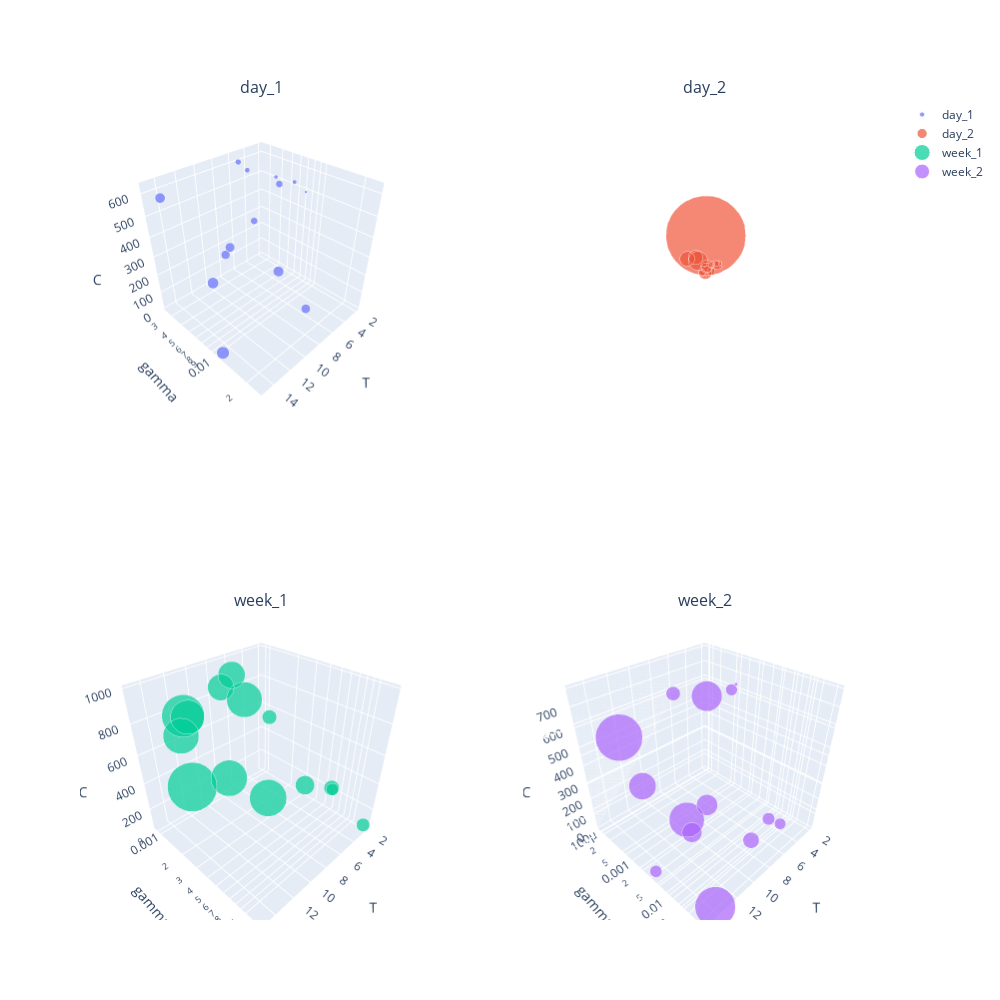

The notebook cell this image was saved under:
### Code cell
fig = make_subplots(
    rows=2,
    cols=2,
    specs=[
        [{'type': 'scene'}, {'type': 'scene'}],
        [{'type': 'scene'}, {'type': 'scene'}]
    ],
    subplot_titles=['day_1', 'day_2', 'week_1', 'week_2']
)
fig.add_traces(
    [go.Scatter3d(
        x=df['T'],
        y=df['gamma'],
        z=df['C'],
        mode='markers',
        marker_size=df['mse'] * 10,
        name=name,
        text=df['mse'],
        hovertemplate='T=%{x}<br>gamma=%{y}<br>C=%{z}<br>mse=%{text}'
    ) for df, name in [(day_1, 'day_1'), (day_2, 'day_2'), (week_1, 'week_1'), (week_2, 'week_2')]],
    rows=[1, 1, 2, 2],
    cols=[1, 2, 1, 2]
)
scene_dict = dict(
    xaxis_title='T',
    yaxis=dict(
        type='log',
        title='gamma'
    ),
    zaxis_title='C',
)
fig.update_layout(
    scene=scene_dict,
    scene2=scene_dict,
    scene3=scene_dict,
    scene4=scene_dict,
    width=1000,
    height=1000
)
fig.show()

### Figure 1 — Plotly figure (JSON) as saved in the notebook; plotly's stock layout.template omitted (floating-point values rounded to 4 significant figures)
{"data": [{"hovertemplate": "T=%{x}<br>gamma=%{y}<br>C=%{z}<br>mse=%{text}", "marker": {"size": [1.767, 2.852, 2.754, 3.464, 3.959, 4.822, 4.797, 7.129, 6.272, 6.456, 6.112, 7.622, 6.985, 8.574]}, "mode": "markers", "name": "day_1", "scene": "scene", "text": [0.1767, 0.2852, 0.2754, 0.3464, 0.3959, 0.4822, 0.4797, 0.7129, 0.6272, 0.6456, 0.6112, 0.7622, 0.6985, 0.8574], "type": "scatter3d", "x": [2, 3, 4, 5, 6, 7, 8, 9, 10, 11, 12, 13, 14, 15], "y": [0.007332, 0.006563, 0.005109, 0.003114, 0.003048, 0.008841, 0.006255, 0.01254, 0.02497, 0.006341, 0.007018, 0.006114, 0.002582, 0.01083], "z": [492.8, 547.7, 565.1, 571.0, 621.3, 625.6, 441.6, 301.5, 251.4, 376.8, 376.8, 236.9, 564.8, 8.17]}, {"hovertemplate": "T=%{x}<br>gamma=%{y}<br>C=%{z}<br>mse=%{text}", "marker": {"size": [2.02, 2.326, 6.077, 4.387, 55.32, 4.484, 5.536, 8.368, 7.37, 9.318, 4.471, 13.12, 10.13, 10.2]}, "mode": "markers", "name": "day_2", "scene": "scene2", "text": [0.202, 0.2326, 0.6077, 0.4387, 5.532, 0.4484, 0.5536, 0.8368, 0.737, 0.9318, 0.4471, 1.312, 1.013, 1.02], "type": "scatter3d", "x": [2, 3, 4, 5, 6, 7, 8, 9, 10, 11, 12, 13, 14, 15], "y": [0.01887, 0.02619, 0.02076, 0.02507, 0.000373, 0.02023, 0.03513, 0.0125, 0.02632, 0.03628, 0.02366, 0.008447, 0.007892, 0.0003334], "z": [20.16, 209.6, 138.6, 246.4, 818.0, 196.3, 47.18, 130.2, 161.9, 61.33, 12.92, 340.4, 457.0, 108.7]}, {"hovertemplate": "T=%{x}<br>gamma=%{y}<br>C=%{z}<br>mse=%{text}", "marker": {"size": [9.199, 8.469, 10.56, 9.949, 13.26, 18.32, 18.83, 25.66, 24.66, 23.69, 25.19, 24.84, 29.52, 34.3]}, "mode": "markers", "name": "week_1", "scene": "scene3", "text": [0.9199, 0.8469, 1.056, 0.9949, 1.326, 1.832, 1.883, 2.566, 2.466, 2.369, 2.519, 2.484, 2.952, 3.43], "type": "scatter3d", "x": [2, 3, 4, 5, 6, 7, 8, 9, 10, 11, 12, 13, 14, 15], "y": [0.01277, 0.006773, 0.007531, 0.001969, 0.00569, 0.0008705, 0.001521, 0.004277, 0.003189, 0.0009602, 0.00338, 0.001424, 0.002281, 0.003134], "z": [67.3, 276.0, 348.1, 683.1, 395.1, 835.9, 987.3, 366.5, 972.2, 750.3, 579.6, 740.5, 946.1, 626.4]}, {"hovertemplate": "T=%{x}<br>gamma=%{y}<br>C=%{z}<br>mse=%{text}", "marker": {"size": [2.171, 8.072, 8.548, 7.772, 9.771, 11.16, 14.56, 21.09, 13.7, 24.34, 18.79, 32.6, 27.99, 8.251]}, "mode": "markers", "name": "week_2", "scene": "scene4", "text": [0.2171, 0.8072, 0.8548, 0.7772, 0.9771, 1.116, 1.456, 2.109, 1.37, 2.434, 1.879, 3.26, 2.799, 0.8251], "type": "scatter3d", "x": [2, 3, 4, 5, 6, 7, 8, 9, 10, 11, 12, 13, 14, 15], "y": [0.0005975, 0.0007065, 0.01332, 0.03246, 8.856e-05, 0.01636, 0.001896, 0.002949, 0.00201, 0.00254, 0.0002976, 0.0001897, 0.05176, 0.003597], "z": [645.0, 638.9, 35.45, 110.6, 596.1, 21.81, 133.6, 771.5, 23.7, 169.9, 263.8, 543.2, 32.92, 31.11]}], "layout": {"annotations": [{"font": {"size": 16}, "showarrow": false, "text": "day_1", "x": 0.225, "xanchor": "center", "xref": "paper", "y": 1, "yanchor": "bottom", "yref": "paper"}, {"font": {"size": 16}, "showarrow": false, "text": "day_2", "x": 0.775, "xanchor": "center", "xref": "paper", "y": 1, "yanchor": "bottom", "yref": "paper"}, {"font": {"size": 16}, "showarrow": false, "text": "week_1", "x": 0.225, "xanchor": "center", "xref": "paper", "y": 0.375, "yanchor": "bottom", "yref": "paper"}, {"font": {"size": 16}, "showarrow": false, "text": "week_2", "x": 0.775, "xanchor": "center", "xref": "paper", "y": 0.375, "yanchor": "bottom", "yref": "paper"}], "height": 1000, "scene": {"aspectmode": "auto", "aspectratio": {"x": 1, "y": 1, "z": 1}, "camera": {"center": {"x": 0, "y": 0, "z": 0}, "eye": {"x": 1.4, "y": 1.4, "z": 1.4}, "projection": {"type": "perspective"}, "up": {"x": 0, "y": 0, "z": 1}}, "domain": {"x": [0, 0.45], "y": [0.625, 1]}, "xaxis": {"title": {"text": "T"}, "type": "linear"}, "yaxis": {"title": {"text": "gamma"}, "type": "log"}, "zaxis": {"title": {"text": "C"}, "type": "linear"}}, "scene2": {"aspectmode": "auto", "aspectratio": {"x": 1, "y": 1, "z": 1}, "camera": {"center": {"x": 0, "y": 0, "z": 0}, "eye": {"x": 4.109, "y": 9.87, "z": 6.617}, "projection": {"type": "perspective"}, "up": {"x": 0, "y": 0, "z": 1}}, "domain": {"x": [0.55, 1], "y": [0.625, 1]}, "xaxis": {"title": {"text": "T"}, "type": "linear"}, "yaxis": {"title": {"text": "gamma"}, "type": "log"}, "zaxis": {"title": {"text": "C"}, "type": "linear"}}, "scene3": {"aspectmode": "auto", "aspectratio": {"x": 1, "y": 1, "z": 1}, "domain": {"x": [0, 0.45], "y": [0, 0.375]}, "xaxis": {"title": {"text": "T"}, "type": "linear"}, "yaxis": {"title": {"text": "gamma"}, "type": "log"}, "zaxis": {"title": {"text": "C"}, "type": "linear"}}, "scene4": {"aspectmode": "auto", "aspectratio": {"x": 1, "y": 1, "z": 1}, "domain": {"x": [0.55, 1], "y": [0, 0.375]}, "xaxis": {"title": {"text": "T"}, "type": "linear"}, "yaxis": {"title": {"text": "gamma"}, "type": "log"}, "zaxis": {"title": {"text": "C"}, "type": "linear"}}, "width": 1000}}
